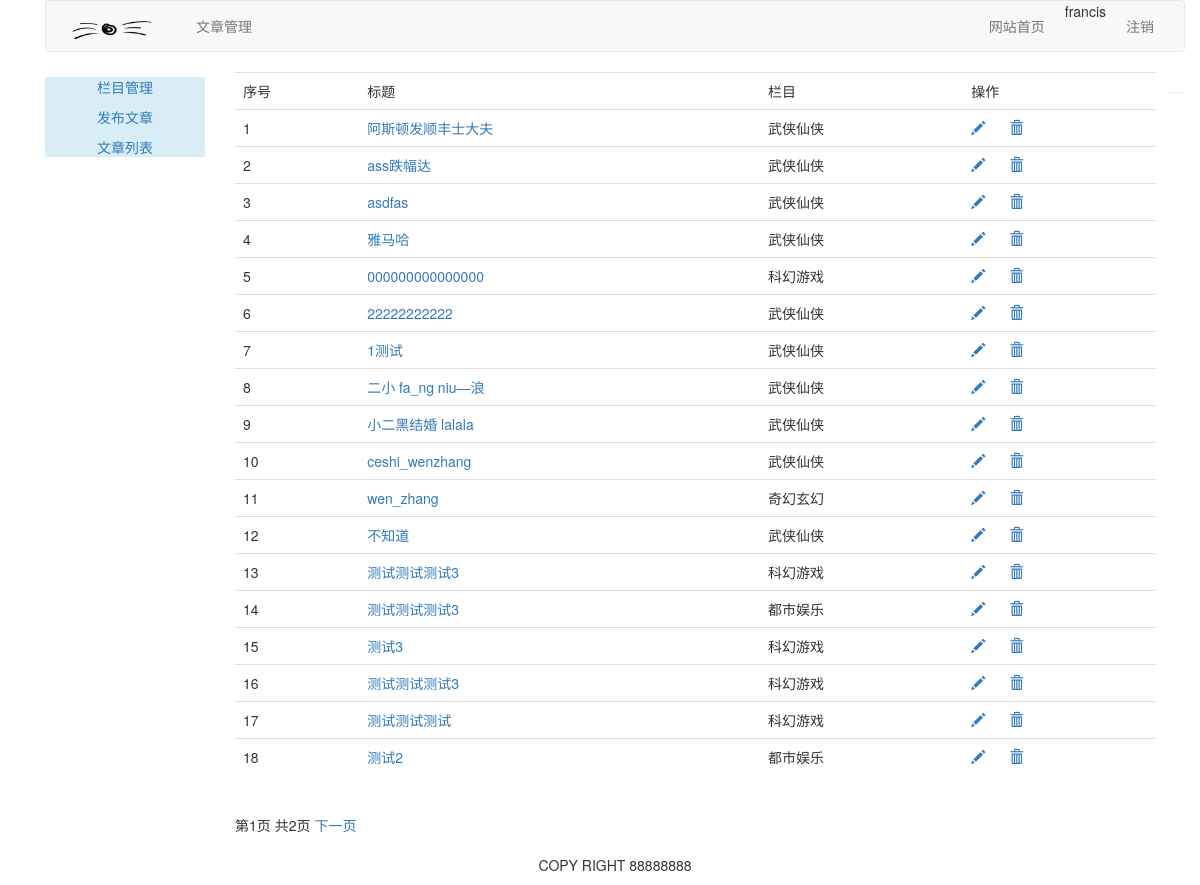
Page /article/article-list/ (signed in) on the committed database.
### article/models.py (models this page shows, shortened)
class ArticlePost(models.Model):
    author = models.ForeignKey(User, on_delete=models.CASCADE, related_name="article")
    title = models.CharField(max_length=200)
    slug = models.SlugField(max_length=500)
    column = models.ForeignKey(ArticleColumn, on_delete=models.CASCADE, related_name="article_column")
    body = models.TextField()
    created = models.DateTimeField(default=timezone.now)
    updated = models.DateTimeField(auto_now=True)
    class Meta:
        ordering = ("-updated",)
        index_together = (('id', 'slug'),)
    def get_absolute_url(self):
        return reverse("article:article_detail", args=[self.id, self.slug])

class ArticleColumn(models.Model):
    user = models.ForeignKey(User, on_delete=models.CASCADE, related_name='article_column', verbose_name="用户")
    column = models.CharField(max_length=200, verbose_name="文章分类")
    created = models.DateField(auto_now_add=True, verbose_name="创建时间")
    def __str__(self):
        return self.column

### article/views.py (the view)
# urls.py: path('article-list/', views.article_list, name="article_list"),
@login_required(login_url="/account/login")
def article_list(request):
    articles_list = ArticlePost.objects.filter(author=request.user)
    paginator = Paginator(articles_list, 18)
    page = request.GET.get('page')
    try:
        current_page = paginator.page(page)
        articles = current_page.object_list
    except PageNotAnInteger:
        current_page = paginator.page(1)
        articles = current_page.object_list
    except EmptyPage:
        current_page = paginator.page(paginator.num_pages)
        articles = current_page.object_list
    return render(request, "article/column/article_list.html", {"articles": articles, "page": current_page})

### templates/article/column/article_list.html (shortened to what this page needs)
{% extends "article/base.html" %}
{% load staticfiles %}
{% block content %}
    <div>
        <table class="table table-hover">
            <tr>
                <td>序号</td>
                <td>标题</td>
                <td>栏目</td>
                <td>操作</td>
            </tr>
            {% for article in articles %}
            <tr id={{ article.id }}>
                <td>{{ forloop.counter }}</td>
                <td><a href="{{ article.get_absolute_url }}">{{ article.title }}</a></td>
                <td>{{ article.column }}</td>
                <td>
                    <a name="edit" href="{% url 'article:redit_article' article.id %}">
                        <span class="glyphicon glyphicon-pencil"></span>
                    </a>
                    <a name="delete" href="javascript:" onclick="del_article(this, {{ article.id }})">
                        <span class="glyphicon glyphicon-trash" style="margin-left: 20px;"></span>
                    </a>
                </td>
            </tr>
            {% endfor %}
        </table>
        {% include "paginator.html" %}
    </div>
{% endblock %}

### templates/article/header.html
{% load staticfiles %}
<div class="container">
    <nav class="navbar navbar-default" role="navigation">
        <div class="navbar-header">
            <a class="navbar-brand" href="#">
                <img width="100px" src="{% static "images/logo.png" %}" style="margin-top: -40px">
            </a>
        </div>
        <div>
            <ul class="nav navbar-nav" role="tablist">
                <li><a href="{% url 'article:article_column' %}">文章管理</a></li>
            </ul>
            <ul class="nav navbar-nav navbar-right" style="margin-right: 10px">
                <li><a href="{% url 'blog:blog_title' %}">网站首页</a></li>
                <li><span>{{ user.username }}</span></li>
                <li><a href="{% url 'account:user_logout' %}">注销</a></li>
            </ul>
        </div>
    </nav>
</div>

### rows in the picture
ArticlePost: title "阿斯顿发顺丰士大夫", column "武侠仙侠"
ArticlePost: title "ass跌幅达", column "武侠仙侠"
ArticlePost: title "asdfas", column "武侠仙侠"
ArticlePost: title "雅马哈", column "武侠仙侠"
ArticlePost: title "000000000000000", column "科幻游戏"
ArticlePost: title "22222222222", column "武侠仙侠"
ArticlePost: title "1测试", column "武侠仙侠"
ArticlePost: title "二小 fa_ng niu—浪", column "武侠仙侠"
ArticlePost: title "小二黑结婚 lalala", column "武侠仙侠"
ArticlePost: title "ceshi_wenzhang", column "武侠仙侠"
ArticlePost: title "wen_zhang", column "奇幻玄幻"
ArticlePost: title "不知道", column "武侠仙侠"
ArticlePost: title "测试测试测试3", column "科幻游戏"
ArticlePost: title "测试测试测试3", column "都市娱乐"
ArticlePost: title "测试3", column "科幻游戏"
ArticlePost: title "测试测试测试3", column "科幻游戏"
ArticlePost: title "测试测试测试", column "科幻游戏"
ArticlePost: title "测试2", column "都市娱乐"

### other values in the picture
{{ user.username }} "francis"
{{ page.number }} "1"
{{ page.paginator.num_pages }} "2"
